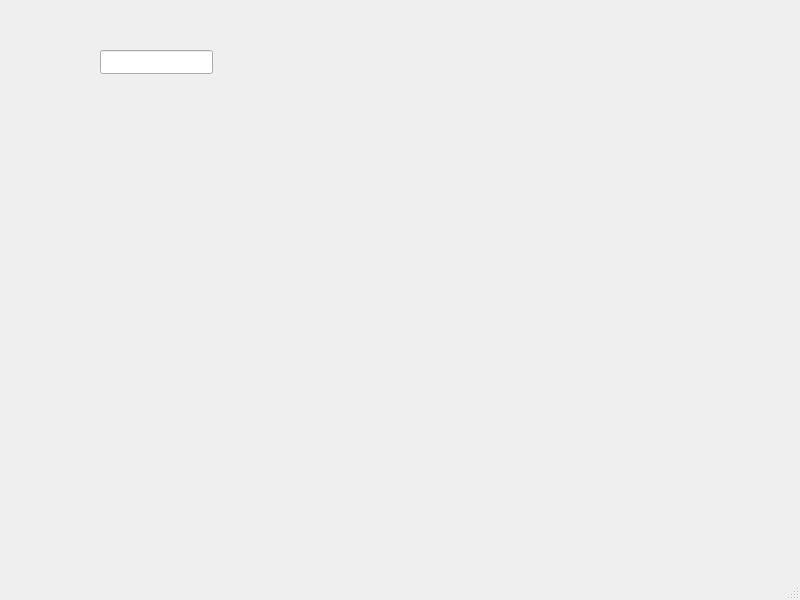
<?xml version="1.0" encoding="UTF-8"?>
<ui version="4.0">
 <class>MainWindow</class>
 <widget class="QMainWindow" name="MainWindow">
  <property name="geometry">
   <rect>
    <x>0</x>
    <y>0</y>
    <width>800</width>
    <height>600</height>
   </rect>
  </property>
  <property name="windowTitle">
   <string>MainWindow</string>
  </property>
  <widget class="QWidget" name="centralwidget">
   <widget class="QLineEdit" name="txtID">
    <property name="geometry">
     <rect>
      <x>100</x>
      <y>50</y>
      <width>113</width>
      <height>24</height>
     </rect>
    </property>
   </widget>
  </widget>
  <widget class="QMenuBar" name="menubar">
   <property name="geometry">
    <rect>
     <x>0</x>
     <y>0</y>
     <width>800</width>
     <height>21</height>
    </rect>
   </property>
  </widget>
  <widget class="QStatusBar" name="statusbar"/>
 </widget>
 <resources/>
 <connections/>
</ui>
